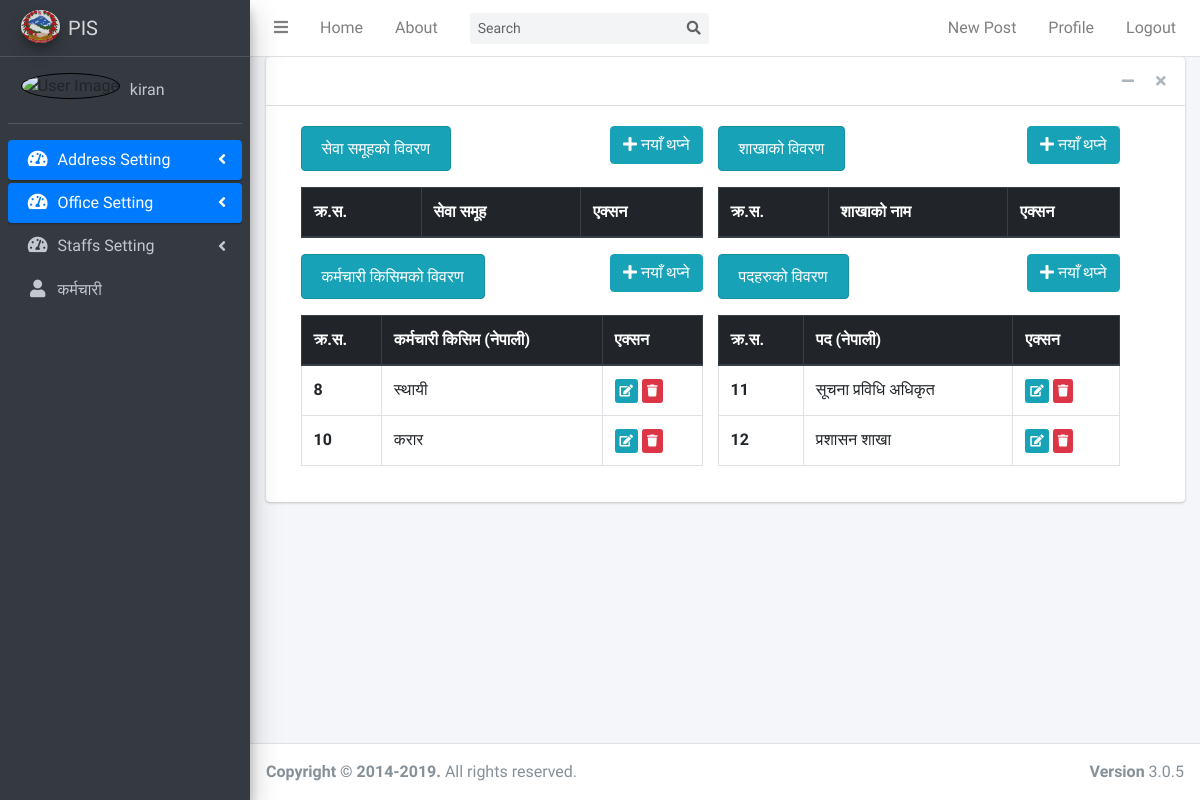
Page /allofficialdata/list/ (signed in) on the earlier database version.
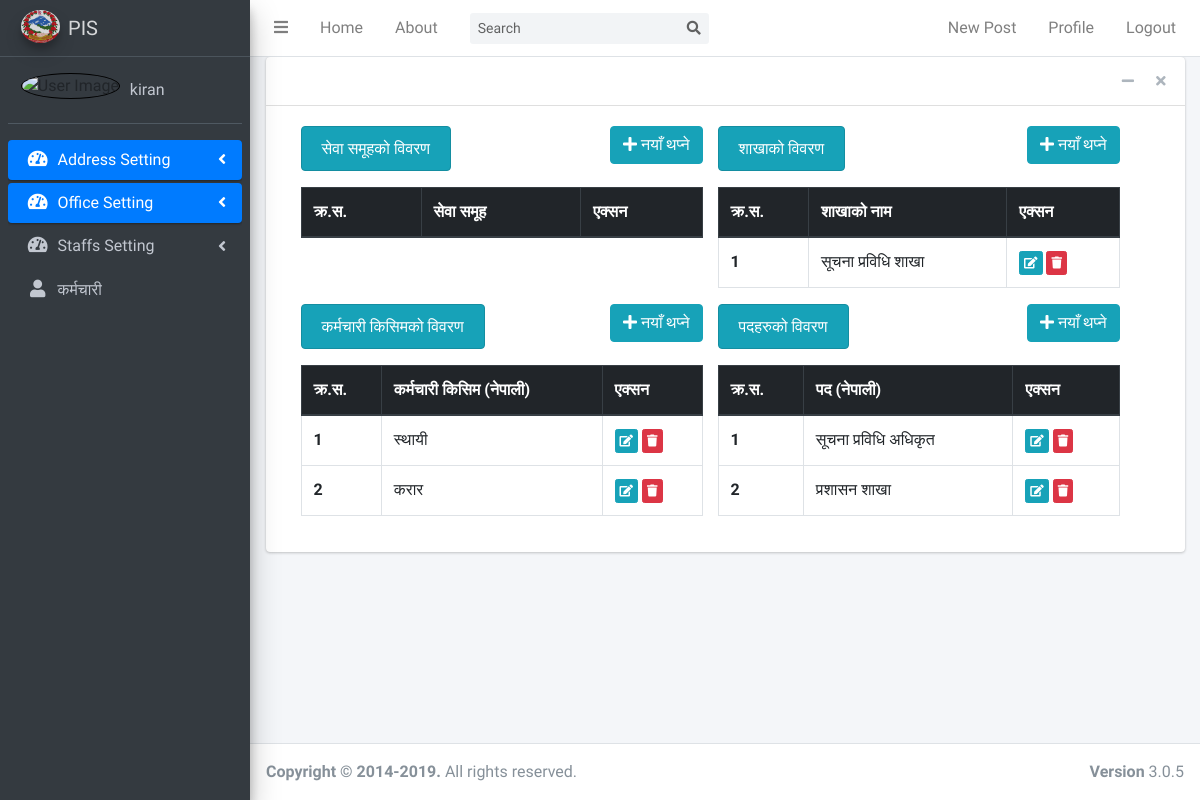
Same page on the later database version.
### officialdata/models.py (models this page shows, shortened)
class Employeetype(models.Model):
    employeetype_nepali = models.CharField(max_length=70, verbose_name="कर्मचारी किसिम")
    employeetype_english = models.CharField(max_length=70, verbose_name="Employee Type")
    date_posted = models.DateTimeField(default=timezone.now)
    created_by = models.ForeignKey(User, on_delete=models.CASCADE, default=None)

class Designation(models.Model):
    designation_nepali = models.CharField(max_length=100)
    designation_english = models.CharField(max_length=100)
    date_posted = models.DateTimeField(default=timezone.now)
    author = models.ForeignKey(User, on_delete=models.CASCADE)

class Sectiontype(models.Model):
    sectiontype_nepali = models.CharField(max_length=70, verbose_name="शाखाको नाम")
    sectiontype_english = models.CharField(max_length=70, verbose_name="Section Name")
    created_date = models.DateTimeField(default=timezone.now)
    created_by = models.ForeignKey(User, on_delete=models.CASCADE, default=None)

### officialdata/views.py (the view)
# urls.py: path('allofficialdata/list/', AllOfficialdataListView.as_view(), name='allofficialdata-list'),
class AllOfficialdataListView(LoginRequiredMixin, ListView):
    template_name = 'officialdata/allofficialdata_list.html'
    queryset = Servicegroup.objects.all()
    def get_context_data(self, **kwargs):
        context = super(AllOfficialdataListView, self).get_context_data(**kwargs)
        context['designation_list'] = Designation.objects.all()
        context['sectiontype_list'] = Sectiontype.objects.all()
        context['employeetype_list'] = Employeetype.objects.all()
        context['servicegroup_list'] = self.queryset
        return context

### officialdata/templates/officialdata/allofficialdata_list.html (shortened to what the changed rows need)
{% extends "blog/base.html" %}
{% load crispy_forms_tags %}
{% block content %}
<div class="row container">
    <div class="col-md-6">
        <table class="table table-hover table-bordered">
            <thead class="thead-dark">
            <tr>
                <th scope="col">क्र.स.</th>
                <th scope="col">सेवा समूह</th>
                <th scope="col">एक्सन</th>
            </tr>
            </thead>
        </table>
    </div>
    <div class="col-md-6">
        <table class="table table-hover table-bordered">
            <thead class="thead-dark">
            <tr>
                <th scope="col">क्र.स.</th>
                <th scope="col">शाखाको नाम</th>
                <th scope="col">एक्सन</th>
            </tr>
            </thead>
            <tbody>
            {% for sectiontype in sectiontype_list %}
            <tr>
                <th scope="row">{{ sectiontype.id }}</th>
                <td>{{ sectiontype.sectiontype_nepali }}</td>
                <td>
                    <a href="{% url 'sectiontype-update' sectiontype.id %}" class="btn btn-info btn-xs">
                        <i class="fas fa-edit"></i>
                    </a>
                    <a href="{% url 'sectiontype-delete' sectiontype.id %}" class="btn btn-danger btn-xs">
                        <i class="fas fa-trash"></i>
                    </a>
                </td>
            </tr>
            {% endfor %}
            </tbody>
        </table>
    </div>
</div>
<div class="row container">
    <div class="col-md-6">
        <table class="table table-hover table-bordered">
            <thead class="thead-dark">
            <tr>
                <th scope="col">क्र.स.</th>
                <th scope="col">कर्मचारी किसिम (नेपाली)</th>
                <th scope="col">एक्सन</th>
            </tr>
            </thead>
            <tbody>
            {% for employeetype in employeetype_list %}
            <tr>
                <th scope="row">{{ employeetype.id }}</th>
                <td>{{ employeetype.employeetype_nepali }}</td>
                <td>
                    <a href="{% url 'employeetype-update' employeetype.id %}" class="btn btn-info btn-xs">
                        <i class="fas fa-edit"></i>
                    </a>
                    <a href="{% url 'employeetype-delete' employeetype.id %}" class="btn btn-danger btn-xs">
                        <i class="fas fa-trash"></i>
                    </a>
                </td>
            </tr>
            {% endfor %}
            </tbody>
        </table>
    </div>
    <div class="col-md-6">
        <table class="table table-hover table-bordered">
            <thead class="thead-dark">
            <tr>
                <th scope="col">क्र.स.</th>
                <th scope="col">पद (नेपाली)</th>
                <th scope="col">एक्सन</th>
            </tr>
            </thead>
            <tbody>
            {% for designation in designation_list %}
            <tr>
                <th scope="row">{{ designation.id }}</th>
                <td>{{ designation.designation_nepali }}</td>
                <td>
                    <a href="{% url 'designation-update' designation.id %}" class="btn btn-info btn-xs">
                        <i class="fas fa-edit"></i>
                    </a>
                    <a href="{% url 'designation-delete' designation.id %}" class="btn btn-danger btn-xs">
                        <i class="fas fa-trash"></i>
                    </a>
                </td>
            </tr>
            {% endfor %}
            </tbody>
        </table>
    </div>
</div>
{% endblock content %}

Differences in the rows shown:
removed Employeetype: id "8", employeetype_nepali "स्थायी"
removed Employeetype: id "10", employeetype_nepali "करार"
removed Designation: id "11", designation_nepali "सूचना प्रविधि अधिकृत"
removed Designation: id "12", designation_nepali "प्रशासन शाखा"
added Sectiontype: id "1", sectiontype_nepali "सूचना प्रविधि शाखा"
added Employeetype: id "1", employeetype_nepali "स्थायी"
added Employeetype: id "2", employeetype_nepali "करार"
added Designation: id "1", designation_nepali "सूचना प्रविधि अधिकृत"
added Designation: id "2", designation_nepali "प्रशासन शाखा"
